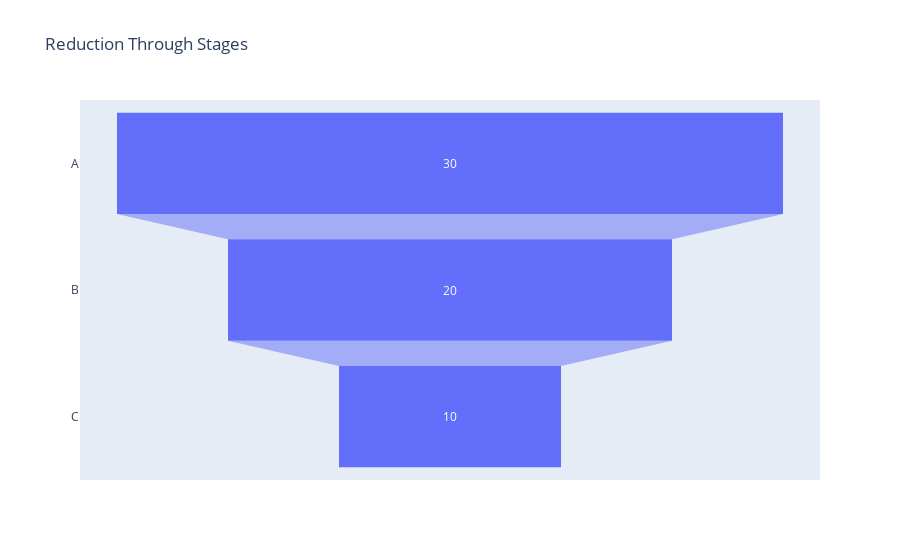

The notebook cell saved with this chart:
### Code cell
import plotly.graph_objects as go

fig = go.Figure(go.Funnel(
    y=["A", "B", "C"],
    x=[30, 20, 10],  # Funnel decreasing
))

fig.update_layout(title="Reduction Through Stages")
fig.show()

### Figure 1 — Plotly figure (JSON) as saved in the notebook; plotly's stock layout.template omitted (floating-point values rounded to 4 significant figures)
{"data": [{"x": [30, 20, 10], "y": ["A", "B", "C"], "type": "funnel"}], "layout": {"title": {"text": "Reduction Through Stages"}}}
